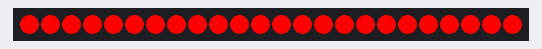
The sketch below on a simulated Arduino Uno, built with avr-gcc and run on an emulated ATmega328P. Shown: 24 RGB LEDs in strip order, left to right. Dim RGB values are drawn brighter than linear; random numbers use the default seed unless the sketch sets one.

Above: at 0.15 s.
At 1.65 s:
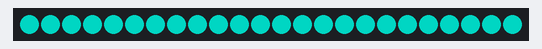
At 9.76 s:
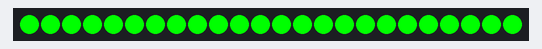
At 19.36 s:
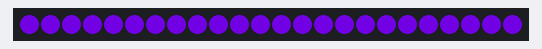
At 29.27 s:
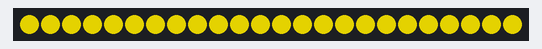
At 39.48 s:
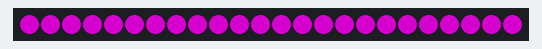

The sketch:

blinkybelt.ino
```cpp
#include "FastLED.h"

#define DATA_PIN 4
#define NUM_LEDS 24
CRGB leds[NUM_LEDS];

void setup() {
  // Register the lights
  FastLED.addLeds<NEOPIXEL,DATA_PIN>(leds, NUM_LEDS);
}

void loop() {
  rainbowPulse();
}

void rainbowPulse() {
  static uint8_t hue = 0;
  FastLED.showColor(CHSV(hue++, 255, 255));
  delay(10);
}

void epileptic() {
  static uint8_t hue = 0;
  for(int i = 0; i <= NUM_LEDS; i++) {
    leds[i] = CHSV(hue++, 255, 255);
  }
  LEDS.show();
  delay(20);
}


void flame() {
  //-m22-FLAMEISH EFFECT
  int idelay = random(0,35);
  float hmin = 0.1; float hmax = 45.0;
  float hdif = hmax-hmin;
  int randtemp = random(0,3);
  float hinc = (hdif/float(NUM_LEDS/2))+randtemp;
  int ihue = hmin;
  for(int i = 0; i <= NUM_LEDS; i++ ) {
    ihue = ihue + hinc;
    leds[i] = CHSV(ihue, 255, 255);
    LEDS.show();
    delay(idelay);
  }
}

void cylon() {
    // First slide the led in one direction
  for(int i = 0; i < NUM_LEDS; i++) {
    // Set the i'th led to red
    leds[i] = CRGB::Red;
    // Show the leds
    FastLED.show();
    // now that we've shown the leds, reset the i'th led to black
    leds[i] = CRGB::Black;
    // Wait a little bit before we loop around and do it again
    delay(30);
  }

  // Now go in the other direction.
  for(int i = NUM_LEDS-1; i >= 0; i--) {
    // Set the i'th led to red
    leds[i] = CRGB::Red;
    // Show the leds
    FastLED.show();
    // now that we've shown the leds, reset the i'th led to black
    leds[i] = CRGB::Black;
    // Wait a little bit before we loop around and do it again
    delay(30);
  }
}
```
